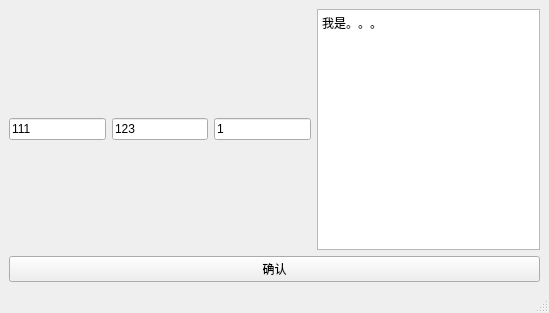
<?xml version="1.0" encoding="UTF-8"?>
<ui version="4.0">
 <class>MainWindow</class>
 <widget class="QMainWindow" name="MainWindow">
  <property name="geometry">
   <rect>
    <x>0</x>
    <y>0</y>
    <width>549</width>
    <height>313</height>
   </rect>
  </property>
  <property name="windowTitle">
   <string>MainWindow</string>
  </property>
  <widget class="QWidget" name="centralwidget">
   <layout class="QVBoxLayout" name="verticalLayout">
    <item>
     <layout class="QHBoxLayout" name="horizontalLayout_2">
      <item>
       <layout class="QHBoxLayout" name="horizontalLayout">
        <item>
         <widget class="QLineEdit" name="lineEdit_2">
          <property name="text">
           <string>111</string>
          </property>
         </widget>
        </item>
        <item>
         <widget class="QLineEdit" name="lineEdit_3">
          <property name="text">
           <string>123</string>
          </property>
         </widget>
        </item>
        <item>
         <widget class="QLineEdit" name="lineEdit">
          <property name="text">
           <string>1</string>
          </property>
         </widget>
        </item>
       </layout>
      </item>
      <item>
       <widget class="QPlainTextEdit" name="plainTextEdit">
        <property name="plainText">
         <string>我是。。。</string>
        </property>
       </widget>
      </item>
     </layout>
    </item>
    <item>
     <widget class="QPushButton" name="pushButton_confirm">
      <property name="text">
       <string>确认</string>
      </property>
     </widget>
    </item>
   </layout>
  </widget>
  <widget class="QMenuBar" name="menubar">
   <property name="geometry">
    <rect>
     <x>0</x>
     <y>0</y>
     <width>549</width>
     <height>22</height>
    </rect>
   </property>
  </widget>
  <widget class="QStatusBar" name="statusbar"/>
 </widget>
 <resources/>
 <connections/>
</ui>
